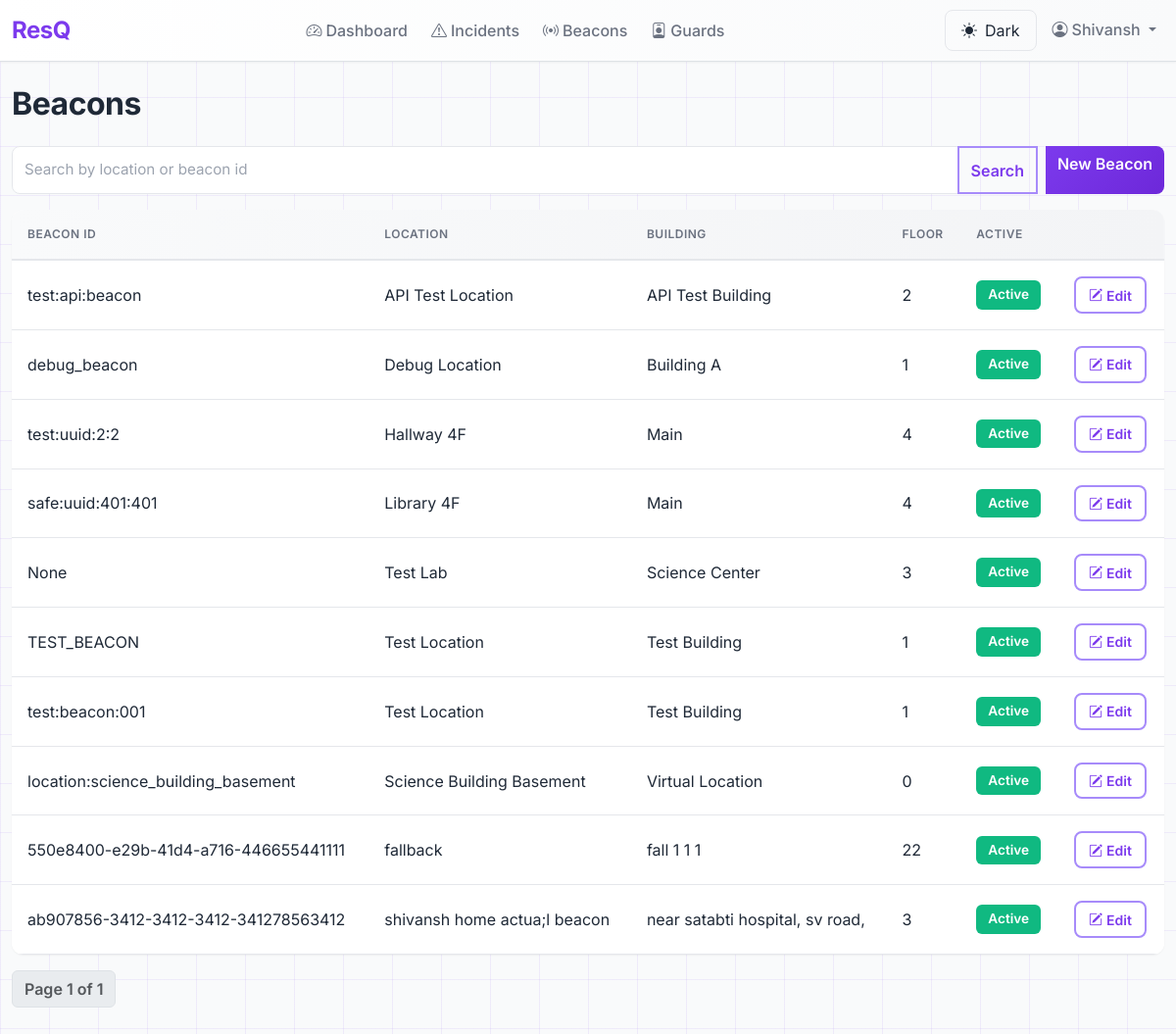
/admin-panel/beacons/ (signed in), run on an earlier commit of the app's database.
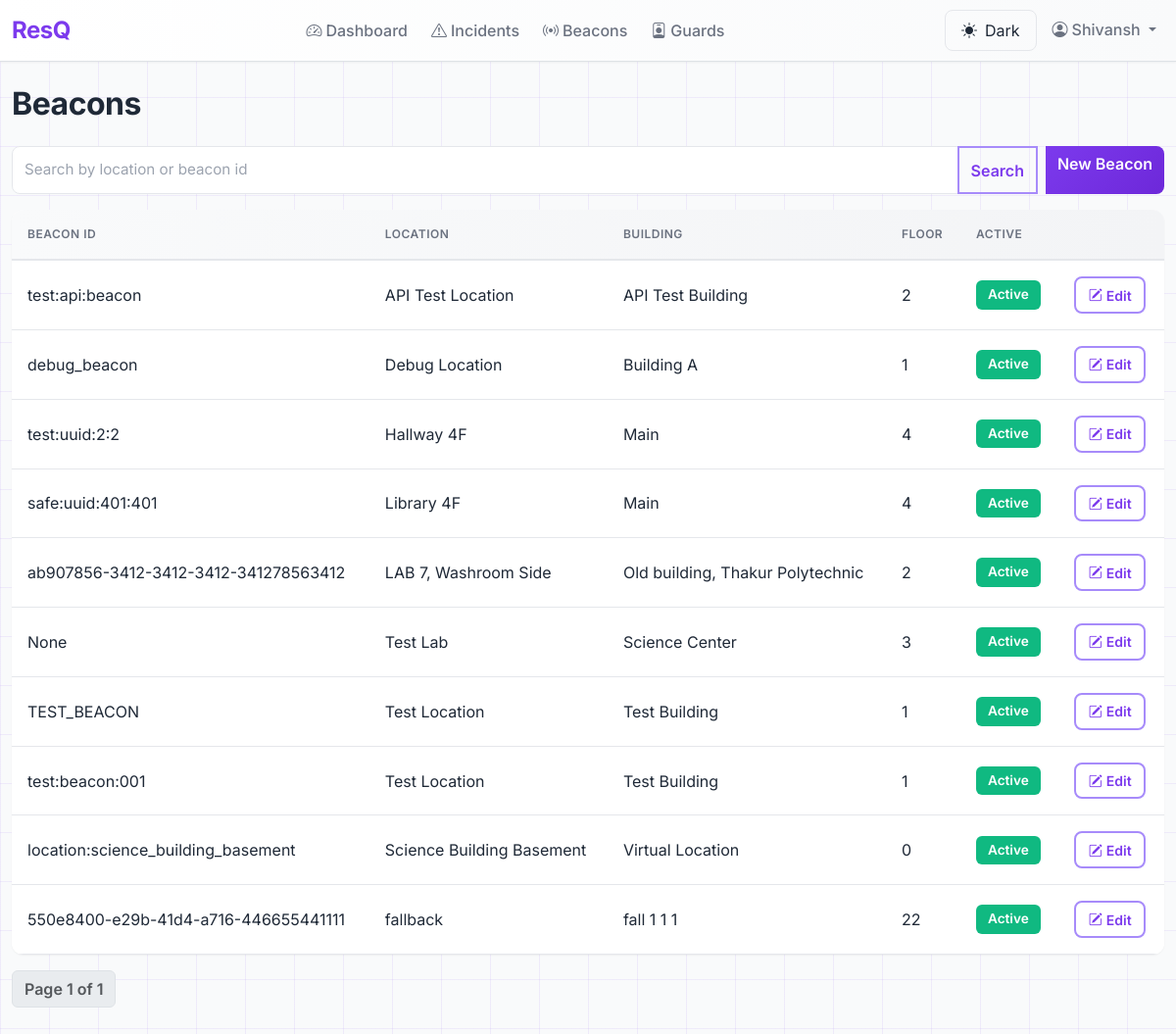
And on a later commit of the database.
### incidents/models.py (models this page shows, shortened)
class Beacon(models.Model):
    id = models.UUIDField(primary_key=True, default=uuid.uuid4, editable=False)
    beacon_id = models.CharField(max_length=100, unique=True, db_index=True, null=True, blank=True, help_text="Hardware beacon ID (UUID:major:minor)")
    uuid = models.CharField(max_length=36, db_index=True, help_text="iBeacon UUID")
    major = models.IntegerField(help_text="iBeacon major value")
    minor = models.IntegerField(help_text="iBeacon minor value")
    location_name = models.CharField(max_length=255, help_text="e.g., Library Entrance, Hallway 3A")
    building = models.CharField(max_length=255, help_text="e.g., Building A, Science Center")
    floor = models.IntegerField(help_text="Floor number")
    latitude = models.FloatField(null=True, blank=True, help_text="Fixed beacon latitude")
    longitude = models.FloatField(null=True, blank=True, help_text="Fixed beacon longitude")
    nearby_beacons = models.ManyToManyField(
        'self',
        through='BeaconProximity',
        symmetrical=False,
        related_name='nearby_from',
        help_text="Nearby beacons in priority order for guard search expansion"
    )
    is_active = models.BooleanField(default=True, db_index=True, help_text="Is beacon operational")
    created_at = models.DateTimeField(auto_now_add=True)
    updated_at = models.DateTimeField(auto_now=True)
    class Meta:
        ordering = ["building", "floor", "location_name"]
        indexes = [
            models.Index(fields=["beacon_id"]),
            models.Index(fields=["uuid", "major", "minor"]),
            models.Index(fields=["building", "floor"]),
            models.Index(fields=["is_active"]),
        ]
        constraints = [
            models.UniqueConstraint(fields=["major", "minor"], name="unique_beacon_major_minor")
        ]

### adminEnd/views.py (the view)
# urls.py: path('beacons/', views.beacon_list, name='beacon_list'),
@admin_required
def beacon_list(request):
    from .forms import BeaconForm
    qs = Beacon.objects.order_by('building', 'floor', 'location_name')
    q = request.GET.get('q', '').strip()
    if q:
        qs = qs.filter(location_name__icontains=q) | qs.filter(beacon_id__icontains=q)
    paginator = Paginator(qs, 20)
    page_obj = paginator.get_page(request.GET.get('page'))
    return render(request, 'adminEnd/beacons_list.html', {'page_obj': page_obj, 'q': q, 'adminend_view_only': settings.ADMINEND_VIEW_ONLY})

### adminEnd/context_processors.py (called while the page is built)
def adminend_view_only(request):
    return {'adminend_view_only': getattr(settings, 'ADMINEND_VIEW_ONLY', True)}

### adminEnd/views.py (called while the page is built)
def admin_required(view_func):
    return user_passes_test(lambda u: u.is_authenticated and getattr(u, 'role', None) == 'ADMIN', login_url='home')(view_func)

### adminEnd/templates/adminEnd/beacons_list.html (shortened to what this page needs)
{% extends 'adminEnd/base.html' %}
{% block content %}
<h1>Beacons</h1>
<form method="get" class="mb-3">
  <div class="input-group">
    <input name="q" value="{{ q }}" class="form-control" placeholder="Search by location or beacon id" />
    <button class="btn btn-outline-primary">Search</button>
    {% if not adminend_view_only %}
      <a class="btn btn-primary ms-2" href="{% url 'adminEnd:beacon_create' %}">New Beacon</a>
    {% else %}
      <button class="btn btn-primary ms-2" disabled title="View-only">New Beacon</button>
    {% endif %}
  </div>
</form>
<table class="table table-hover">
  <thead>
    <tr>
      <th>Beacon ID</th>
      <th>Location</th>
      <th>Building</th>
      <th>Floor</th>
      <th>Active</th>
      <th></th>
    </tr>
  </thead>
  <tbody>
    {% for b in page_obj.object_list %}
    <tr>
      <td>{{ b.beacon_id }}</td>
      <td>{{ b.location_name }}</td>
      <td>{{ b.building }}</td>
      <td>{{ b.floor }}</td>
      <td>
        {% if b.is_active %}
          <span class="badge bg-success">Active</span>
        {% else %}
          <span class="badge bg-secondary">Inactive</span>
        {% endif %}
      </td>
      <td><a class="btn btn-sm btn-outline-primary" href="{% url 'adminEnd:beacon_detail' b.id %}"><i class="bi bi-pencil-square me-1"></i>Edit</a></td>
    </tr>
    {% endfor %}
  </tbody>
</table>
<nav aria-label="Page navigation">
  <ul class="pagination">
    <li class="page-item disabled"><span class="page-link">Page {{ page_obj.number }} of {{ page_obj.paginator.num_pages }}</span></li>
  </ul>
</nav>
{% endblock %}

What changed in the data, as far as the page shows it:
changed Beacon "ab907856-3412-3412-3412-341278563412": location_name "shivansh home actua;l beacon" → "LAB 7, Washroom Side"; building "near satabti hospital, sv road," → "Old building, Thakur Polytechnic"; floor "3" → "2"; moves up the list
